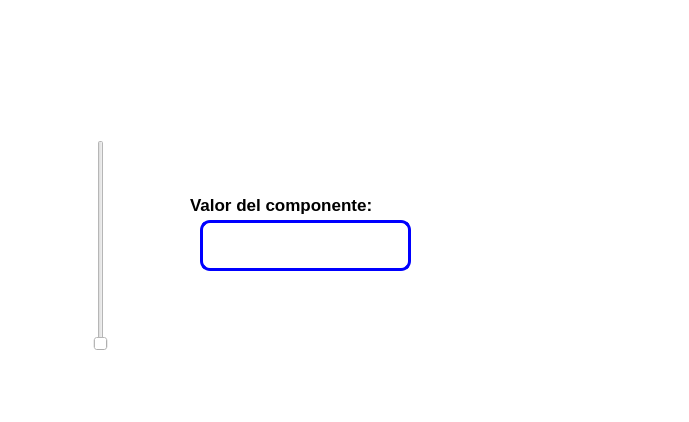
<?xml version="1.0" encoding="UTF-8"?>
<ui version="4.0">
 <class>MainWindow</class>
 <widget class="QMainWindow" name="MainWindow">
  <property name="geometry">
   <rect>
    <x>0</x>
    <y>0</y>
    <width>689</width>
    <height>422</height>
   </rect>
  </property>
  <property name="windowTitle">
   <string>MainWindow</string>
  </property>
  <property name="styleSheet">
   <string notr="true">background-color: rgb(255, 255, 255);</string>
  </property>
  <widget class="QWidget" name="centralwidget">
   <widget class="QLabel" name="label">
    <property name="geometry">
     <rect>
      <x>190</x>
      <y>190</y>
      <width>251</width>
      <height>31</height>
     </rect>
    </property>
    <property name="font">
     <font>
      <pointsize>13</pointsize>
     </font>
    </property>
    <property name="text">
     <string>&lt;html&gt;&lt;head/&gt;&lt;body&gt;&lt;p&gt;&lt;span style=&quot; font-weight:600;&quot;&gt;Valor del componente:&lt;/span&gt;&lt;/p&gt;&lt;/body&gt;&lt;/html&gt;</string>
    </property>
   </widget>
   <widget class="QLineEdit" name="lineEdit">
    <property name="geometry">
     <rect>
      <x>200</x>
      <y>220</y>
      <width>211</width>
      <height>51</height>
     </rect>
    </property>
    <property name="font">
     <font>
      <pointsize>11</pointsize>
     </font>
    </property>
    <property name="styleSheet">
     <string notr="true">border: 3px solid blue;
border-radius:10px</string>
    </property>
    <property name="text">
     <string/>
    </property>
   </widget>
   <widget class="QSlider" name="verticalSlider">
    <property name="geometry">
     <rect>
      <x>80</x>
      <y>140</y>
      <width>41</width>
      <height>211</height>
     </rect>
    </property>
    <property name="orientation">
     <enum>Qt::Vertical</enum>
    </property>
   </widget>
   <widget class="QLabel" name="label_3">
    <property name="geometry">
     <rect>
      <x>0</x>
      <y>0</y>
      <width>211</width>
      <height>131</height>
     </rect>
    </property>
    <property name="text">
     <string/>
    </property>
    <property name="pixmap">
     <pixmap>../Archivos/UAT.png</pixmap>
    </property>
    <property name="scaledContents">
     <bool>true</bool>
    </property>
   </widget>
   <widget class="QLabel" name="label_4">
    <property name="geometry">
     <rect>
      <x>490</x>
      <y>10</y>
      <width>161</width>
      <height>51</height>
     </rect>
    </property>
    <property name="text">
     <string/>
    </property>
    <property name="pixmap">
     <pixmap>../Archivos/facultad_ingenieria_tampico.png</pixmap>
    </property>
    <property name="scaledContents">
     <bool>true</bool>
    </property>
   </widget>
   <widget class="QLabel" name="label_2">
    <property name="geometry">
     <rect>
      <x>570</x>
      <y>300</y>
      <width>91</width>
      <height>81</height>
     </rect>
    </property>
    <property name="font">
     <font>
      <pointsize>8</pointsize>
     </font>
    </property>
    <property name="cursor">
     <cursorShape>ArrowCursor</cursorShape>
    </property>
    <property name="styleSheet">
     <string notr="true"/>
    </property>
    <property name="text">
     <string/>
    </property>
    <property name="pixmap">
     <pixmap>../../../3D Objects/Castor.jpg</pixmap>
    </property>
    <property name="scaledContents">
     <bool>true</bool>
    </property>
   </widget>
  </widget>
  <widget class="QMenuBar" name="menubar">
   <property name="geometry">
    <rect>
     <x>0</x>
     <y>0</y>
     <width>689</width>
     <height>26</height>
    </rect>
   </property>
  </widget>
  <widget class="QStatusBar" name="statusbar"/>
 </widget>
 <resources>
  <include location="../Archivos/Recursos.qrc"/>
 </resources>
 <connections/>
</ui>
